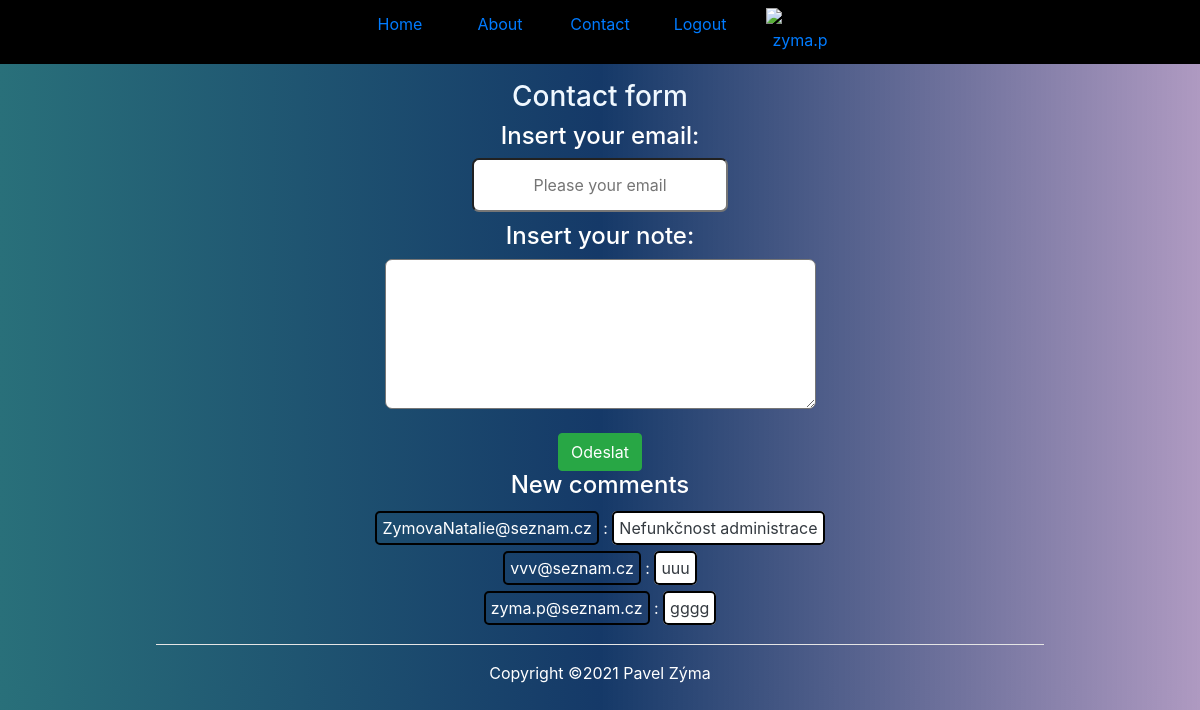
Page /contact (signed in) on the committed database.
### tables this page shows
CREATE TABLE note(id INTEGER PRIMARY KEY AUTOINCREMENT,email TEXT,note TEXT);

### app.py (the view)
@app.route("/contact",methods=["GET","POST"])
def contact():
    user=session.get("user",None)
    note_record=create_db.comments()
    if request.method=="POST":
        data=request.form
        email=data["email"]
        note=data["text"]
        create_db.insert_note(email,note)
        note_record=create_db.comments()
    if user:
        return render_template("contact.html",user=user,note_record=note_record,success=True)
    return render_template("contact.html",note_record=note_record)

### package/create_db.py (called while the page is built)
def comments():
    con=sqlite3.connect("package/db/todolist.db")
    cur=con.cursor()
    cur.execute("SELECT * FROM note order by id desc LIMIT 3")
    note_record=cur.fetchall()
    con.close()
    return note_record

### templates/contact.html (shortened to what this page needs)
{% extends "base.html" %}
    {% block content %}
    <div class="form ">
        <h3>Contact form</h3>
        <form action="/contact" method="POST" class="" id="contact-form">
            <h4 class="text-white">Insert your email:</h4>
            <input type="email" name="email" id="email1" class="" placeholder="Please your email"><br>
            <h4 class="text-white">Insert your note:</h4>
            <textarea name="text" id="note-area" cols="40" rows="3"></textarea><br>
            <button type="submit" name="submit-note" class="btn btn-success mt-2">Odeslat</button>
        </form>
    </div>
    <div id="comments" class="text-white">
        <h4>New comments</h4>
        {% for comment in note_record %}
            <div class=" p-2">
                <span class="comment">{{ comment [1] }}</span> :
                <span class="comment bg-white text-dark">{{ comment[2] }}</span><br>
            </div>
        {% endfor %}
    </div>
    {% endblock %}

### static/style.css (style rules this page uses)
body { background-image: linear-gradient(to right ,rgb(41, 112, 122),rgb(21, 57, 104),rgba(104, 65, 139, 0.534)); }
h3 { text-align: center; color: aliceblue; margin-top: 10px; }
#contact-form,#comments { text-align: center; transform: translate(0, 0); }
#username,#password,#password1,#email,#email1,#note-area { line-height: 3rem; margin-bottom: 10px; border-radius: 7px; text-align: center; }
.comment { border: 2px black solid; border-radius: 5px; padding:5px; }

### rows in the picture
note: email "ZymovaNatalie@seznam.cz", note "Nefunkčnost administrace"
note: email "vvv@seznam.cz", note "uuu"
note: email "zyma.p@seznam.cz", note "gggg"
